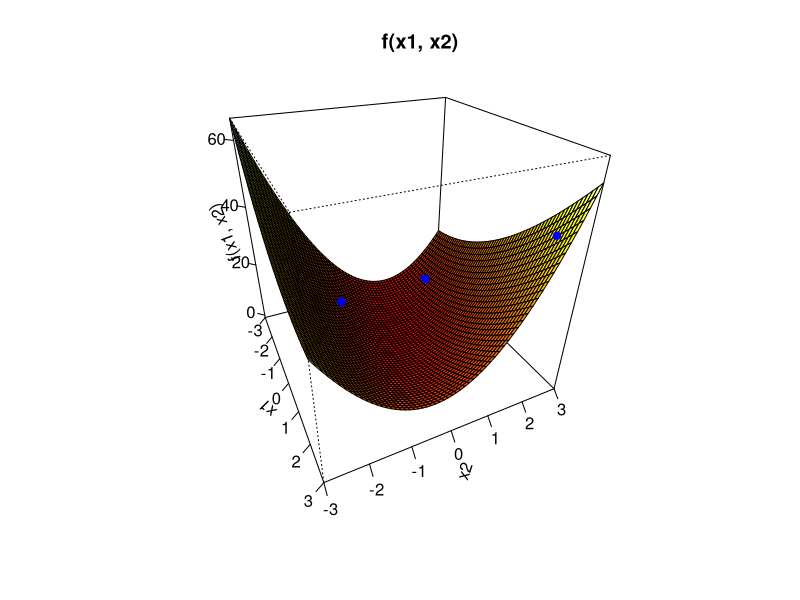

The R source for this figure:
# Bibliotēka ir praktiski domāta grafa iekrāsošanai. (drapecol() funkcija)
# install.packages("shape")
library(shape)

# Precizitātes un soļa lieluma definīcijas
precision <- 0.01
step_size <- 0.001

# Funkcijas definēšana un atvasināšana, lai iegūtu gradienta komponentes.
my_function <- function(x, y) (x-2*y+x^2+2*x*y+4*y^2)
x_deriv <- D(body(my_function), 'x')
y_deriv <- D(body(my_function), 'y')

# Trīs pētāmo punktu definēšana.
x_initial <- c(-1.5, -2, 2.4)
y_initial <- c(-1, 2, 2.7)
z_initial <- mapply(my_function, x_initial, y_initial)

# Grafika izveidošana (tuvināšanas trajektorijas analīzei)
x_plot <- y_plot <- seq(-3, 3, length= 60)
z_plot <- outer(x_plot, y_plot, my_function)
func_graph <- persp(x_plot, y_plot, z_plot, xlab = "x1", ylab = "x2", zlab = "f(x1, x2)", col = drapecol(z_plot, col = heat.colors(100)),
                    theta = 65, phi = 30, main = "f(x1, x2)", ticktype = "detailed")
points(trans3d(x_initial, y_initial, z_initial, pmat=func_graph), pch = 21, col="blue", bg="blue")


for (i in seq(1, length(x_initial)))
counter <- 1
x <- c(x_initial[i])
y <- c(y_initial[i])
z <- c(z_initial[i])
while (TRUE) {
  x_grad <- 0
  y_grad <- 0
  if (x_grad < precision & y_grad < precision) {
    break()
  }
}